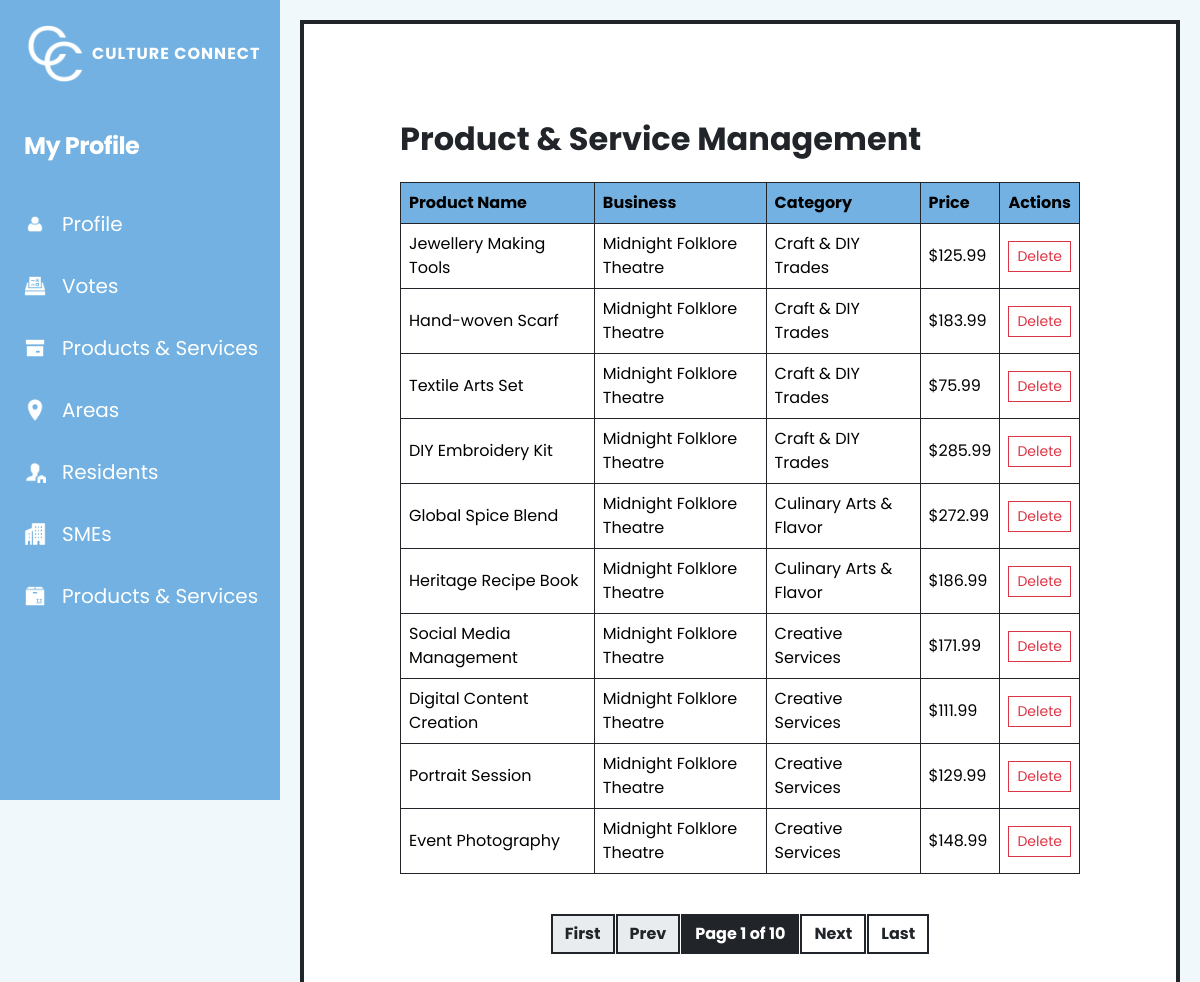
The app's page /management/manage_PS_Admin.php (signed in) with its own data.
### tables this page shows
CREATE TABLE `products_services` (
  `ProductID` int(11) NOT NULL,
  `SmeID` int(11) DEFAULT NULL,
  `CategoryID` int(11) DEFAULT NULL,
  `Name` varchar(150) NOT NULL,
  `Description` text DEFAULT NULL,
  `Price` decimal(10,2) NOT NULL,
  `Image` varchar(255) DEFAULT 'assets/img/no_PS.jpg',
  `Is_Available` tinyint(1) DEFAULT 1
);

CREATE TABLE `sme` (
  `SmeID` int(11) NOT NULL,
  `AreaID` int(11) DEFAULT NULL,
  `Name` varchar(150) NOT NULL,
  `Email` varchar(100) DEFAULT NULL,
  `Bio` text DEFAULT NULL
);

CREATE TABLE `category` (
  `CategoryID` int(11) NOT NULL,
  `Name` varchar(100) NOT NULL,
  `Type` enum('Product','Service') NOT NULL
);

### management/manage_PS_Admin.php (the view, shortened to what this page needs)
<?php
include '../includes/sidebar.php';
require_once '../config/connection.php';
$recordsPerPage = 10;
$page = isset($_GET['page']) ? (int)$_GET['page'] : 1;
$offset = ($page - 1) * $recordsPerPage;
$totalResult = $conn->query("SELECT COUNT(*) as total FROM Products_Services");
$totalRecords = $totalResult->fetch_assoc()['total'];
$totalPages = ceil($totalRecords / $recordsPerPage);
$sql = "SELECT p.ProductID, p.Name, p.Price, s.Name as BusinessName, c.Name as CategoryName
        FROM Products_Services p
        JOIN SME s ON p.SmeID = s.SmeID
        JOIN Category c ON p.CategoryID = c.CategoryID
        ORDER BY p.ProductID DESC
        LIMIT ? OFFSET ?";
$stmt = $conn->prepare($sql);
$stmt->bind_param("ii", $recordsPerPage, $offset);
$stmt->execute();
$result = $stmt->get_result();
?>
<div id="page-content-wrapper" class="flex-grow-1 p-5">
    <div class="container-fluid p-5">
        <h2 class="fw-bold mb-4">Product & Service Management</h2>
        <div class="table-responsive">
            <table class="table table-bordered border-dark align-middle bg-white">
                <thead>
                    <tr class="text-white">
                        <th style="background-color: #72b1e1 !important;">Product Name</th>
                        <th style="background-color: #72b1e1 !important;">Business</th>
                        <th style="background-color: #72b1e1 !important;">Category</th>
                        <th style="background-color: #72b1e1 !important;">Price</th>
                        <th style="background-color: #72b1e1 !important;" class="text-center">Actions</th>
                    </tr>
                </thead>
                <tbody>
                    <?php while ($row = $result->fetch_assoc()): ?>
                    <tr>
                        <td><?php echo htmlspecialchars($row['Name']); ?></td>
                        <td><?php echo htmlspecialchars($row['BusinessName']); ?></td>
                        <td><?php echo htmlspecialchars($row['CategoryName']); ?></td>
                        <td>$<?php echo number_format($row['Price'], 2); ?></td>
                        <td class="text-center">
                            <button class="btn btn-sm btn-outline-danger rounded-0"
                                    onclick="confirmDelete(<?php echo $row['ProductID']; ?>, '<?php echo htmlspecialchars($row['Name']); ?>')">
                                Delete
                            </button>
                        </td>
                    </tr>
                    <?php endwhile; ?>
                </tbody>
            </table>
        </div>
        <div class="d-flex justify-content-center mt-4">
            <nav aria-label="Product navigation">
                <ul class="pagination">
                    <li class="page-item <?php if($page <= 1) echo 'disabled'; ?>">
                        <a class="page-link border-dark text-dark rounded-0" href="?page=1">First</a>
                    </li>
                    <li class="page-item <?php if($page <= 1) echo 'disabled'; ?>">
                        <a class="page-link border-dark text-dark rounded-0" href="?page=<?php echo $page - 1; ?>">Prev</a>
                    </li>
                    <li class="page-item disabled">
                        <span class="page-link border-dark text-white bg-dark rounded-0">Page <?php echo $page; ?> of <?php echo $totalPages; ?></span>
                    </li>
                    <li class="page-item <?php if($page >= $totalPages) echo 'disabled'; ?>">
                        <a class="page-link border-dark text-dark rounded-0" href="?page=<?php echo $page + 1; ?>">Next</a>
                    </li>
                    <li class="page-item <?php if($page >= $totalPages) echo 'disabled'; ?>">
                        <a class="page-link border-dark text-dark rounded-0" href="?page=<?php echo $totalPages; ?>">Last</a>
                    </li>
                </ul>
            </nav>
        </div>
    </div>
</div>

### assets/css/style.css (style rules this page uses)
body::before { content: ""; position: fixed; top: 0; left: 0; width: 100vw; height: 100vh; background-image: url('../img/Background.jpg'); background-size: cover; background-position: center; background-repeat: no-repeat; opacity: 0.35; z-index: -100; pointer-events: none; }
body { background-color: #f1f8fc !important; }
:root { --cc-blue: #72b1e1; --cc-bg-light: #f1f8fc; --cc-black: #000000; --cc-transition: 0.5s ease; --nav-height: 48px; }
body { font-family: 'Poppins', sans-serif; margin: 0; padding: 0; }
.btn, .navbar, .form-control, .nav-link, .project-container, .card, .image-box, .navbar-nav.ms-auto, .form-select, .form-check-input { border-radius: 0 !important; }
#page-content-wrapper { width: 100%; overflow-x: hidden; background-color: #f8f9fa; }
#page-content-wrapper { flex-grow: 1; background-color: #ffffff; border: 4px solid #212529 !important; margin: 20px; border-radius: 0px; }
.pagination .page-link { color: #000; border: 2px solid #000; margin: 0 2px; font-weight: bold; }

### records on screen
products_services: Name "Jewellery Making Tools", SmeID.Name "Midnight Folklore Theatre", CategoryID.Name "Craft & DIY Trades", Price "125.99"
products_services: Name "Hand-woven Scarf", SmeID.Name "Midnight Folklore Theatre", CategoryID.Name "Craft & DIY Trades", Price "183.99"
products_services: Name "Textile Arts Set", SmeID.Name "Midnight Folklore Theatre", CategoryID.Name "Craft & DIY Trades", Price "75.99"
products_services: Name "DIY Embroidery Kit", SmeID.Name "Midnight Folklore Theatre", CategoryID.Name "Craft & DIY Trades", Price "285.99"
products_services: Name "Global Spice Blend", SmeID.Name "Midnight Folklore Theatre", CategoryID.Name "Culinary Arts & Flavor", Price "272.99"
products_services: Name "Heritage Recipe Book", SmeID.Name "Midnight Folklore Theatre", CategoryID.Name "Culinary Arts & Flavor", Price "186.99"
products_services: Name "Social Media Management", SmeID.Name "Midnight Folklore Theatre", CategoryID.Name "Creative Services", Price "171.99"
products_services: Name "Digital Content Creation", SmeID.Name "Midnight Folklore Theatre", CategoryID.Name "Creative Services", Price "111.99"
products_services: Name "Portrait Session", SmeID.Name "Midnight Folklore Theatre", CategoryID.Name "Creative Services", Price "129.99"
products_services: Name "Event Photography", SmeID.Name "Midnight Folklore Theatre", CategoryID.Name "Creative Services", Price "148.99"

### other values on screen
$page "1"
$totalPages "10"
